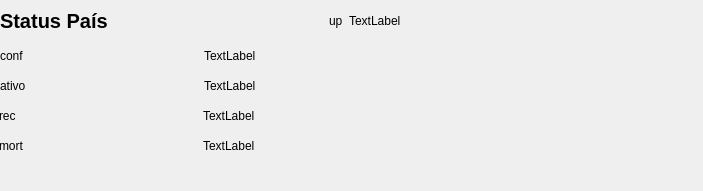
<?xml version="1.0" encoding="UTF-8"?>
<ui version="4.0">
 <class>MainWindow</class>
 <widget class="QMainWindow" name="MainWindow">
  <property name="geometry">
   <rect>
    <x>0</x>
    <y>0</y>
    <width>703</width>
    <height>191</height>
   </rect>
  </property>
  <property name="windowTitle">
   <string>MainWindow</string>
  </property>
  <widget class="QWidget" name="centralwidget">
   <widget class="QWidget" name="horizontalLayoutWidget">
    <property name="geometry">
     <rect>
      <x>0</x>
      <y>0</y>
      <width>401</width>
      <height>41</height>
     </rect>
    </property>
    <layout class="QHBoxLayout" name="horizontalLayout_2">
     <item>
      <widget class="QLabel" name="titulo">
       <property name="font">
        <font>
         <pointsize>15</pointsize>
         <weight>75</weight>
         <bold>true</bold>
        </font>
       </property>
       <property name="text">
        <string>Status País</string>
       </property>
      </widget>
     </item>
     <item>
      <spacer name="horizontalSpacer">
       <property name="orientation">
        <enum>Qt::Horizontal</enum>
       </property>
       <property name="sizeHint" stdset="0">
        <size>
         <width>40</width>
         <height>20</height>
        </size>
       </property>
      </spacer>
     </item>
     <item>
      <widget class="QLabel" name="iconUpdate">
       <property name="text">
        <string>up</string>
       </property>
      </widget>
     </item>
     <item>
      <widget class="QLabel" name="updateText">
       <property name="text">
        <string>TextLabel</string>
       </property>
      </widget>
     </item>
    </layout>
   </widget>
   <widget class="QWidget" name="horizontalLayoutWidget_2">
    <property name="geometry">
     <rect>
      <x>0</x>
      <y>40</y>
      <width>401</width>
      <height>31</height>
     </rect>
    </property>
    <layout class="QHBoxLayout" name="horizontalLayout_3">
     <item>
      <widget class="QLabel" name="iconConfirmados">
       <property name="text">
        <string>conf</string>
       </property>
      </widget>
     </item>
     <item>
      <widget class="QLabel" name="confirmadosText">
       <property name="text">
        <string>TextLabel</string>
       </property>
      </widget>
     </item>
    </layout>
   </widget>
   <widget class="QWidget" name="horizontalLayoutWidget_3">
    <property name="geometry">
     <rect>
      <x>0</x>
      <y>70</y>
      <width>401</width>
      <height>31</height>
     </rect>
    </property>
    <layout class="QHBoxLayout" name="horizontalLayout_4">
     <item>
      <widget class="QLabel" name="iconAtivos">
       <property name="text">
        <string>ativo</string>
       </property>
      </widget>
     </item>
     <item>
      <widget class="QLabel" name="ativosText">
       <property name="text">
        <string>TextLabel</string>
       </property>
      </widget>
     </item>
    </layout>
   </widget>
   <widget class="QWidget" name="horizontalLayoutWidget_4">
    <property name="geometry">
     <rect>
      <x>-1</x>
      <y>100</y>
      <width>401</width>
      <height>31</height>
     </rect>
    </property>
    <layout class="QHBoxLayout" name="horizontalLayout_5">
     <item>
      <widget class="QLabel" name="iconRecuperados">
       <property name="text">
        <string>rec</string>
       </property>
      </widget>
     </item>
     <item>
      <widget class="QLabel" name="recuperadosText">
       <property name="text">
        <string>TextLabel</string>
       </property>
      </widget>
     </item>
    </layout>
   </widget>
   <widget class="QWidget" name="horizontalLayoutWidget_5">
    <property name="geometry">
     <rect>
      <x>-1</x>
      <y>130</y>
      <width>401</width>
      <height>31</height>
     </rect>
    </property>
    <layout class="QHBoxLayout" name="horizontalLayout_6">
     <item>
      <widget class="QLabel" name="iconMortes">
       <property name="text">
        <string>mort</string>
       </property>
      </widget>
     </item>
     <item>
      <widget class="QLabel" name="mortesText">
       <property name="text">
        <string>TextLabel</string>
       </property>
      </widget>
     </item>
    </layout>
   </widget>
  </widget>
 </widget>
 <resources/>
 <connections/>
</ui>
